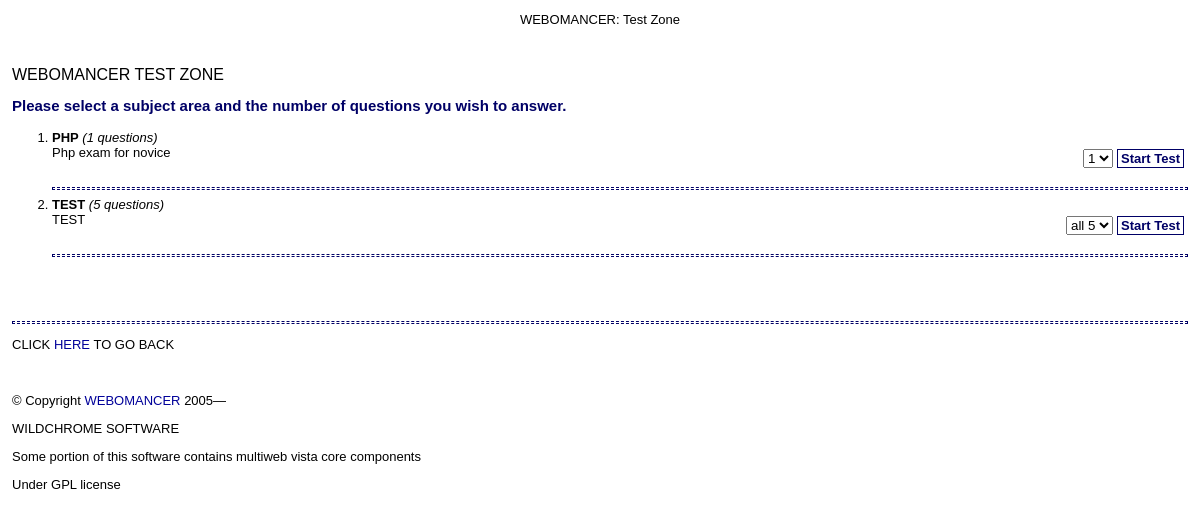
/_zone/index.php, run on the app's committed database.
### tables this page shows
CREATE TABLE `subjects` (
  `ID` int(4) unsigned zerofill NOT NULL auto_increment,
  `cat` varchar(31) NOT NULL default '',
  `descr` text NOT NULL,
  `random` int(1) default NULL,
  PRIMARY KEY  (`ID`)
);

### _zone/index.php (the view, shortened to what this page needs)
<?php
$conn = db_connect();
include('inc/header.inc.php');
?>
<h2>&nbsp;</h2>
<p><font size="3" face="Verdana, Arial, Helvetica, sans-serif">WEBOMANCER TEST ZONE</font></p>
<h3>Please select a subject area and the number of questions you wish to answer.</h3>
<ol id="numbered">
<?php
  $sqlsu = "SELECT * FROM subjects ORDER BY ID";
  $ressu = mysql_query($sqlsu, $conn);
  if (mysql_num_rows($ressu)) {
  while ($qry = mysql_fetch_array($ressu)) {
  $cat = stripSlashes($qry['cat']);
$resns = mysql_query("SELECT * FROM questions WHERE test LIKE '$cat'", $conn);
$numcat = mysql_num_rows($resns);
if ($numcat > 0) {
echo "\n".'<form name="teststart'.$qry['ID'].'" action="quiz.php" method="post">';
echo '<li><p id="hornav">';
if ((!$totsub) || ($totsub < $numcat)) {
if ($totsub) { $togo = ($numcat - $totsub); } else { $togo = $numcat; }
echo '<select name="limit">';
echo '<option value="'.$togo.'">';
if ($togo > 1) {echo ' all '; }
echo $togo;
echo '</option></select>';
}
if ($totsub >= $numcat) {
echo ' Test completed</p>'; }
else if ($totsub > 0) {
echo '<a href="javascript:document.teststart'.$qry['ID'].'.submit()">Continue Test</a></p>'; }
else {
echo '<a href="javascript:document.teststart'.$qry['ID'].'.submit()">Start Test</a></p>'; }
echo '<strong>'.$cat.'</strong> ';
echo '<em>('.$numcat.' questions)</em>';
echo '<br />';
echo stripslashes($qry['descr']);
echo '</li>'."\n".'</form>'."\n";
echo '<hr />';
}
}
}
?>
</ol>
<br />
<?php  include_once('inc/footer.inc.php'); ?>

### _zone/multiteststyle.css (style rules this page uses)
body { right: 0px; left:0px; background-color: white; z-index: 0; font-family: Arial, Helvetica, sans-serif; font-size: 13px; text-align: justify; border:0px; padding: 12px }
p, td, table { font-family: Arial, Helvetica, sans-serif; font-size: 13px; color: #000000; text-align: justify; }
hr { height: 1px; color: #000066; border-style: dashed; clear: both; }
h1,h2, h3, h4 { font-family: "Comic Sans MS",Arial, Helvetica, sans-serif; font-weight: bold; color: #000066; margin: 0em; padding: 0em 0em 0.25em 0em; }
h2 { font-size: 18px; }
h3 { font-size: 15px; }
a:link { color: #000099; text-decoration: none }
ol#numbered { list-style-position: outside; list-style-type: decimal; }
p#hornav, { font-family: "Comic Sans MS",Arial, Helvetica, sans-serif; display: block; margin-left: 20px; padding: 6px 0px; white-space: nowrap; }
p#hornav { text-align: right; float: right; }
p#hornav, span#lnav, p#lnav { font-family: "Comic Sans MS",Arial, Helvetica, sans-serif; padding: 6px 0px; white-space: nowrap; }
p#hornav, p#lnav { display: block; }
p#hornav { text-align: right; float: right; margin-left: 20px; }
p#hornav a, span#lnav a, p#lnav a { display: inline; margin: 2px 4px; padding: 1px 3px; font-weight: bold; font-size: 13px; color: #000066; border: solid #000066 1px; }

### data on the page
subjects: cat "PHP", numcat "1", descr "Php exam for novice"
subjects: cat "TEST", numcat "5", descr "TEST"

### other printed values
form field limit "1"
